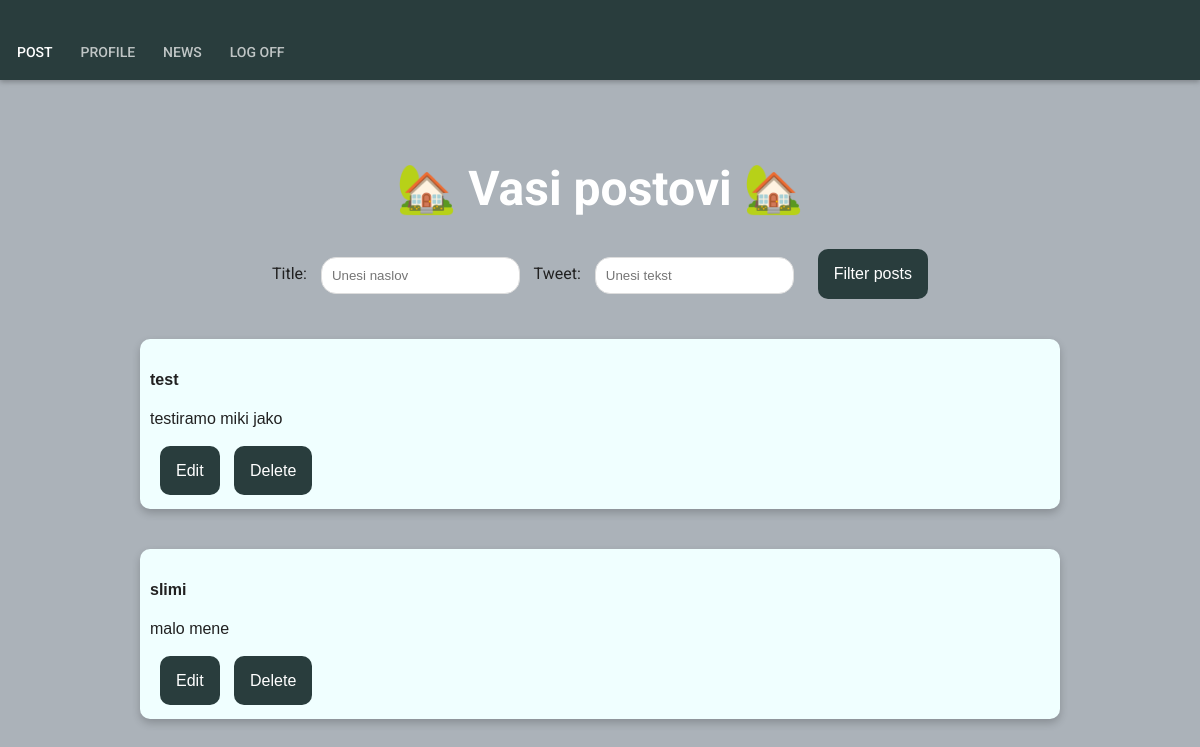
/profile/ (signed in), run on an earlier commit of the app's database.
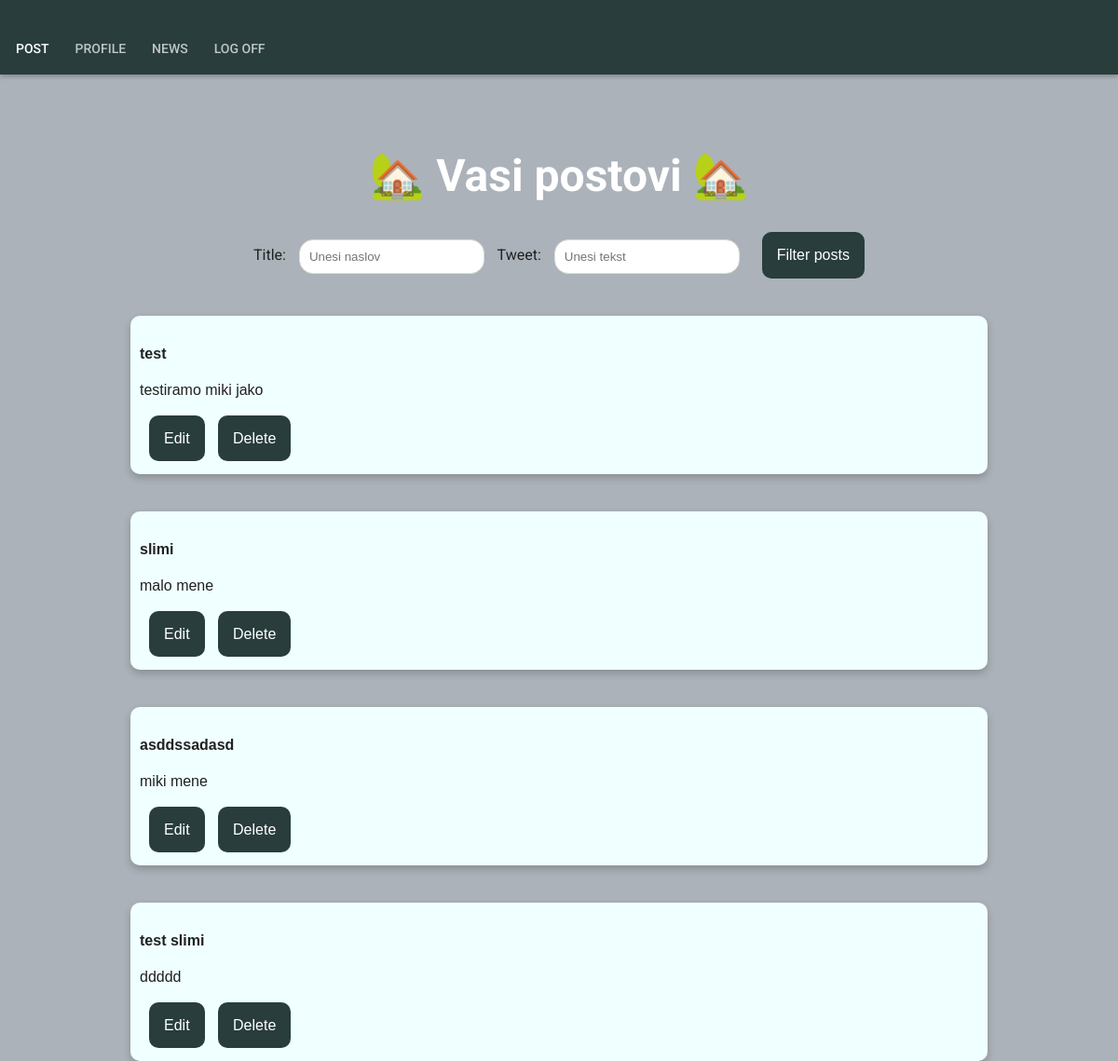
And on a later commit of the database.
### posts/models.py (models this page shows, shortened)
class Post(models.Model):
    post_title = models.CharField(max_length = 100)
    post_tweet = models.CharField(max_length = 100)
    post_user_id = models.ForeignKey(User, on_delete = models.CASCADE, default="")

### posts/views.py (the view)
# urls.py: path('profile/', PostProfileView.as_view(), name = 'posts-profile'),
class PostProfileView(LoginRequiredMixin, ListView):
	model = Post
	context_object_name = 'posts'
	template_name = 'posts/profile.html'
	def get_queryset(self):
		post_user_id = self.request.user
		title = self.request.GET.get('title')
		tweet = self.request.GET.get('tweet')
		qs = super(PostProfileView, self).get_queryset()
		if is_valid_queryparam(title):
			qs = qs.filter(post_title__icontains = title)
		elif is_valid_queryparam(tweet):
			qs = qs.filter(post_tweet__icontains = tweet)
		return qs.filter(post_user_id = post_user_id)

### posts/views.py (called while the page is built)
def is_valid_queryparam(param):
    return param != '' and param is not None

### posts/templates/posts/profile.html (shortened to what this page needs)
{% extends "posts/layouts/header.html"%}
{% block content %}
  <h1>🏡 Vasi postovi 🏡</h1>
   <div class="dropdown">
    <form class="form-inline" action="." method="get">
      <label for="naslov">Title:</label>
      <input class="dropdownInput" type="text" id="title" placeholder="Unesi naslov" name="title" value="">
      <label for="text">Tweet:</label>
      <input class="dropdownInput" type="text" id="tweet" placeholder="Unesi tekst" name="tweet" value="">
      <button class="dropbtn" type="submit">Filter posts</button>
    </form>
  </div>
  {% for post in posts %}
    <div class="card">
      <div class="container">
        <h4><b>{{ post.post_title }}</b></h4>
        <p> {{post.post_tweet}} </p>
        <br>
        {% if post.post_user_id == user %}
          <a class="dropbtn" href="{% url 'posts-edit_post' post.id %}">Edit</a>
          <a class="dropbtn" href="{% url 'posts-delete_post' post.id %}"> Delete </a>
        {% endif %}
      </div>
    </div>
  {% endfor %}
{% endblock content %}

What changed in the data, as far as the page shows it:
added Post: post_title "asddssadasd", post_tweet "miki mene", shows "Edit"
added Post: post_title "test slimi", post_tweet "ddddd", shows "Edit"
